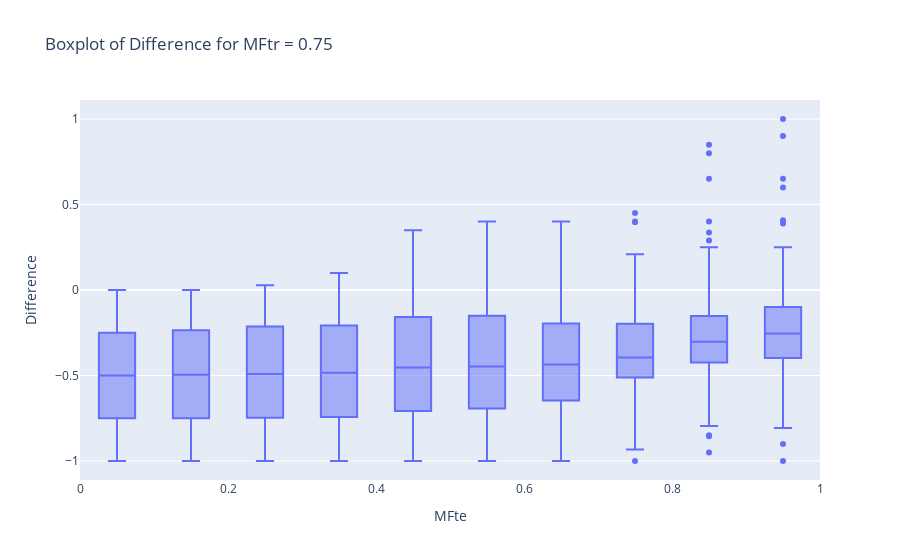

The cell this chart's notebook holds for it:
### Code cell
import ipywidgets as widgets
from IPython.display import display, clear_output
import plotly.express as px

def plot_boxplot_acccsyn(df):
    # Filter the dataframe for ACCSyn-TS
    df_acccsyn = df[df['Qnt'] == 'ACCSyn-TS']

    # Calculate the difference
    df_acccsyn['Difference'] = df_acccsyn['AE'] - df_acccsyn['Value.dist']

    # Create a dropdown widget for MFtr
    mftr_dropdown = widgets.Dropdown(
        options=df_acccsyn['MFtr'].unique(),
        description='MFtr:'
    )

    # Function to update the plot based on the selected MFtr
    def update_plot(change):
        selected_mftr = mftr_dropdown.value
        filtered_df = df_acccsyn[df_acccsyn['MFtr'] == selected_mftr]

        # Plot the boxplot
        fig = px.box(filtered_df, x='MFte', y='Difference', title=f'Boxplot of Difference for MFtr = {selected_mftr}')
        fig.update_layout(xaxis_title='MFte', yaxis_title='Difference', showlegend=False)
        
        clear_output(wait=True)
        display(mftr_dropdown)
        display(fig)

    # Attach the update_plot function to the dropdown widget
    mftr_dropdown.observe(update_plot, names='value')

    # Display the dropdown and the initial plot
    display(mftr_dropdown)
    update_plot(None)

# Example usage
plot_boxplot_acccsyn(result_10_rafael)

### Figure 1 — Plotly figure (JSON) as saved in the notebook; plotly's stock layout.template omitted (floating-point values rounded to 4 significant figures; data arrays with more than 128 entries replaced by an {"elided": "..."} marker saying what was removed)
{"data": [{"alignmentgroup": "True", "hovertemplate": "MFte=%{x}<br>Difference=%{y}<extra></extra>", "legendgroup": "", "marker": {"color": "#636efa"}, "name": "", "notched": false, "offsetgroup": "", "orientation": "v", "showlegend": false, "type": "box", "x": {"elided": "2100 float values"}, "x0": " ", "xaxis": "x", "y": {"elided": "2100 float values"}, "y0": " ", "yaxis": "y"}], "layout": {"boxmode": "group", "legend": {"tracegroupgap": 0}, "showlegend": false, "title": {"text": "Boxplot of Difference for MFtr = 0.75"}, "xaxis": {"anchor": "y", "domain": [0, 1], "title": {"text": "MFte"}}, "yaxis": {"anchor": "x", "domain": [0, 1], "title": {"text": "Difference"}}}}
